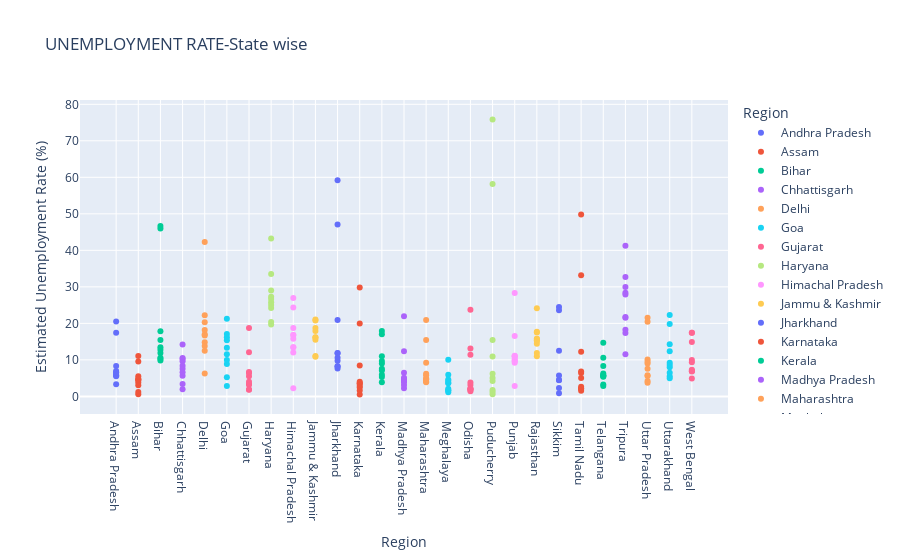

The notebook cell this image was saved under:
### Code cell
splot=px.scatter(df,x='Region',y=' Estimated Unemployment Rate (%)',color='Region',title='UNEMPLOYMENT RATE-State wise',template='plotly')
bplot.update_layout(xaxis={'categoryorder':'total descending'})
splot.show()

### Figure 1 — Plotly figure (JSON) as saved in the notebook; plotly's stock layout.template omitted (floating-point values rounded to 4 significant figures)
{"data": [{"hovertemplate": "Region=%{x}<br> Estimated Unemployment Rate (%)=%{y}<extra></extra>", "legendgroup": "Andhra Pradesh", "marker": {"color": "#636efa", "symbol": "circle"}, "mode": "markers", "name": "Andhra Pradesh", "orientation": "v", "showlegend": true, "type": "scatter", "x": ["Andhra Pradesh", "Andhra Pradesh", "Andhra Pradesh", "Andhra Pradesh", "Andhra Pradesh", "Andhra Pradesh", "Andhra Pradesh", "Andhra Pradesh", "Andhra Pradesh", "Andhra Pradesh"], "xaxis": "x", "y": [5.48, 5.83, 5.79, 20.51, 17.43, 3.31, 8.34, 6.96, 6.4, 6.59], "yaxis": "y"}, {"hovertemplate": "Region=%{x}<br> Estimated Unemployment Rate (%)=%{y}<extra></extra>", "legendgroup": "Assam", "marker": {"color": "#EF553B", "symbol": "circle"}, "mode": "markers", "name": "Assam", "orientation": "v", "showlegend": true, "type": "scatter", "x": ["Assam", "Assam", "Assam", "Assam", "Assam", "Assam", "Assam", "Assam", "Assam", "Assam"], "xaxis": "x", "y": [4.66, 4.41, 4.77, 11.06, 9.55, 0.6, 3.77, 5.53, 1.19, 3.02], "yaxis": "y"}, {"hovertemplate": "Region=%{x}<br> Estimated Unemployment Rate (%)=%{y}<extra></extra>", "legendgroup": "Bihar", "marker": {"color": "#00cc96", "symbol": "circle"}, "mode": "markers", "name": "Bihar", "orientation": "v", "showlegend": true, "type": "scatter", "x": ["Bihar", "Bihar", "Bihar", "Bihar", "Bihar", "Bihar", "Bihar", "Bihar", "Bihar", "Bihar"], "xaxis": "x", "y": [10.61, 10.29, 15.43, 46.64, 45.96, 17.82, 12.79, 13.44, 11.91, 9.82], "yaxis": "y"}, {"hovertemplate": "Region=%{x}<br> Estimated Unemployment Rate (%)=%{y}<extra></extra>", "legendgroup": "Chhattisgarh", "marker": {"color": "#ab63fa", "symbol": "circle"}, "mode": "markers", "name": "Chhattisgarh", "orientation": "v", "showlegend": true, "type": "scatter", "x": ["Chhattisgarh", "Chhattisgarh", "Chhattisgarh", "Chhattisgarh", "Chhattisgarh", "Chhattisgarh", "Chhattisgarh", "Chhattisgarh", "Chhattisgarh", "Chhattisgarh"], "xaxis": "x", "y": [9.65, 8.38, 7.54, 3.41, 10.5, 14.23, 10.27, 5.63, 1.96, 6.62], "yaxis": "y"}, {"hovertemplate": "Region=%{x}<br> Estimated Unemployment Rate (%)=%{y}<extra></extra>", "legendgroup": "Delhi", "marker": {"color": "#FFA15A", "symbol": "circle"}, "mode": "markers", "name": "Delhi", "orientation": "v", "showlegend": true, "type": "scatter", "x": ["Delhi", "Delhi", "Delhi", "Delhi", "Delhi", "Delhi", "Delhi", "Delhi", "Delhi", "Delhi"], "xaxis": "x", "y": [22.23, 14.84, 17.04, 16.68, 42.27, 18.19, 20.3, 13.79, 12.53, 6.27], "yaxis": "y"}, {"hovertemplate": "Region=%{x}<br> Estimated Unemployment Rate (%)=%{y}<extra></extra>", "legendgroup": "Goa", "marker": {"color": "#19d3f3", "symbol": "circle"}, "mode": "markers", "name": "Goa", "orientation": "v", "showlegend": true, "type": "scatter", "x": ["Goa", "Goa", "Goa", "Goa", "Goa", "Goa", "Goa", "Goa", "Goa", "Goa"], "xaxis": "x", "y": [8.89, 2.81, 5.25, 13.31, 21.25, 9.96, 17.07, 16.21, 15.38, 11.54], "yaxis": "y"}, {"hovertemplate": "Region=%{x}<br> Estimated Unemployment Rate (%)=%{y}<extra></extra>", "legendgroup": "Gujarat", "marker": {"color": "#FF6692", "symbol": "circle"}, "mode": "markers", "name": "Gujarat", "orientation": "v", "showlegend": true, "type": "scatter", "x": ["Gujarat", "Gujarat", "Gujarat", "Gujarat", "Gujarat", "Gujarat", "Gujarat", "Gujarat", "Gujarat", "Gujarat"], "xaxis": "x", "y": [5.54, 6.38, 6.66, 18.71, 12.11, 3.2, 1.84, 1.87, 3.42, 4.03], "yaxis": "y"}, {"hovertemplate": "Region=%{x}<br> Estimated Unemployment Rate (%)=%{y}<extra></extra>", "legendgroup": "Haryana", "marker": {"color": "#B6E880", "symbol": "circle"}, "mode": "markers", "name": "Haryana", "orientation": "v", "showlegend": true, "type": "scatter", "x": ["Haryana", "Haryana", "Haryana", "Haryana", "Haryana", "Haryana", "Haryana", "Haryana", "Haryana", "Haryana"], "xaxis": "x", "y": [20.34, 25.77, 25.05, 43.22, 29.02, 26.7, 24.18, 33.5, 19.68, 27.31], "yaxis": "y"}, {"hovertemplate": "Region=%{x}<br> Estimated Unemployment Rate (%)=%{y}<extra></extra>", "legendgroup": "Himachal Pradesh", "marker": {"color": "#FF97FF", "symbol": "circle"}, "mode": "markers", "name": "Himachal Pradesh", "orientation": "v", "showlegend": true, "type": "scatter", "x": ["Himachal Pradesh", "Himachal Pradesh", "Himachal Pradesh", "Himachal Pradesh", "Himachal Pradesh", "Himachal Pradesh", "Himachal Pradesh", "Himachal Pradesh", "Himachal Pradesh", "Himachal Pradesh"], "xaxis": "x", "y": [16.83, 16.84, 18.76, 2.2, 26.95, 13.47, 24.31, 15.79, 12.04, 13.46], "yaxis": "y"}, {"hovertemplate": "Region=%{x}<br> Estimated Unemployment Rate (%)=%{y}<extra></extra>", "legendgroup": "Jammu & Kashmir", "marker": {"color": "#FECB52", "symbol": "circle"}, "mode": "markers", "name": "Jammu & Kashmir", "orientation": "v", "showlegend": true, "type": "scatter", "x": ["Jammu & Kashmir", "Jammu & Kashmir", "Jammu & Kashmir", "Jammu & Kashmir", "Jammu & Kashmir", "Jammu & Kashmir", "Jammu & Kashmir", "Jammu & Kashmir", "Jammu & Kashmir"], "xaxis": "x", "y": [21.08, 20.78, 15.5, 18.74, 17.92, 10.88, 11.09, 16.17, 16.14], "yaxis": "y"}, {"hovertemplate": "Region=%{x}<br> Estimated Unemployment Rate (%)=%{y}<extra></extra>", "legendgroup": "Jharkhand", "marker": {"color": "#636efa", "symbol": "circle"}, "mode": "markers", "name": "Jharkhand", "orientation": "v", "showlegend": true, "type": "scatter", "x": ["Jharkhand", "Jharkhand", "Jharkhand", "Jharkhand", "Jharkhand", "Jharkhand", "Jharkhand", "Jharkhand", "Jharkhand", "Jharkhand"], "xaxis": "x", "y": [10.61, 11.85, 8.23, 47.09, 59.23, 20.95, 7.63, 9.76, 8.24, 11.8], "yaxis": "y"}, {"hovertemplate": "Region=%{x}<br> Estimated Unemployment Rate (%)=%{y}<extra></extra>", "legendgroup": "Karnataka", "marker": {"color": "#EF553B", "symbol": "circle"}, "mode": "markers", "name": "Karnataka", "orientation": "v", "showlegend": true, "type": "scatter", "x": ["Karnataka", "Karnataka", "Karnataka", "Karnataka", "Karnataka", "Karnataka", "Karnataka", "Karnataka", "Karnataka", "Karnataka"], "xaxis": "x", "y": [2.86, 3.61, 3.46, 29.84, 19.97, 8.44, 4.01, 0.5, 2.41, 1.58], "yaxis": "y"}, {"hovertemplate": "Region=%{x}<br> Estimated Unemployment Rate (%)=%{y}<extra></extra>", "legendgroup": "Kerala", "marker": {"color": "#00cc96", "symbol": "circle"}, "mode": "markers", "name": "Kerala", "orientation": "v", "showlegend": true, "type": "scatter", "x": ["Kerala", "Kerala", "Kerala", "Kerala", "Kerala", "Kerala", "Kerala", "Kerala", "Kerala", "Kerala"], "xaxis": "x", "y": [5.31, 7.6, 8.99, 16.99, 17.88, 9.71, 7.09, 10.98, 5.91, 3.88], "yaxis": "y"}, {"hovertemplate": "Region=%{x}<br> Estimated Unemployment Rate (%)=%{y}<extra></extra>", "legendgroup": "Madhya Pradesh", "marker": {"color": "#ab63fa", "symbol": "circle"}, "mode": "markers", "name": "Madhya Pradesh", "orientation": "v", "showlegend": true, "type": "scatter", "x": ["Madhya Pradesh", "Madhya Pradesh", "Madhya Pradesh", "Madhya Pradesh", "Madhya Pradesh", "Madhya Pradesh", "Madhya Pradesh", "Madhya Pradesh", "Madhya Pradesh", "Madhya Pradesh"], "xaxis": "x", "y": [4.11, 4.57, 2.22, 12.36, 21.98, 6.48, 5.08, 4.7, 3.91, 3.13], "yaxis": "y"}, {"hovertemplate": "Region=%{x}<br> Estimated Unemployment Rate (%)=%{y}<extra></extra>", "legendgroup": "Maharashtra", "marker": {"color": "#FFA15A", "symbol": "circle"}, "mode": "markers", "name": "Maharashtra", "orientation": "v", "showlegend": true, "type": "scatter", "x": ["Maharashtra", "Maharashtra", "Maharashtra", "Maharashtra", "Maharashtra", "Maharashtra", "Maharashtra", "Maharashtra", "Maharashtra", "Maharashtra"], "xaxis": "x", "y": [4.95, 4.69, 5.79, 20.9, 15.46, 9.23, 3.89, 6.23, 4.55, 4.1], "yaxis": "y"}, {"hovertemplate": "Region=%{x}<br> Estimated Unemployment Rate (%)=%{y}<extra></extra>", "legendgroup": "Meghalaya", "marker": {"color": "#19d3f3", "symbol": "circle"}, "mode": "markers", "name": "Meghalaya", "orientation": "v", "showlegend": true, "type": "scatter", "x": ["Meghalaya", "Meghalaya", "Meghalaya", "Meghalaya", "Meghalaya", "Meghalaya", "Meghalaya", "Meghalaya", "Meghalaya", "Meghalaya"], "xaxis": "x", "y": [1.66, 3.59, 1.58, 10.03, 5.92, 1.15, 2.1, 3.74, 4.29, 4.6], "yaxis": "y"}, {"hovertemplate": "Region=%{x}<br> Estimated Unemployment Rate (%)=%{y}<extra></extra>", "legendgroup": "Odisha", "marker": {"color": "#FF6692", "symbol": "circle"}, "mode": "markers", "name": "Odisha", "orientation": "v", "showlegend": true, "type": "scatter", "x": ["Odisha", "Odisha", "Odisha", "Odisha", "Odisha", "Odisha", "Odisha", "Odisha", "Odisha", "Odisha"], "xaxis": "x", "y": [1.9, 3.12, 13.08, 23.76, 11.41, 3.77, 1.88, 1.42, 2.1, 2.18], "yaxis": "y"}, {"hovertemplate": "Region=%{x}<br> Estimated Unemployment Rate (%)=%{y}<extra></extra>", "legendgroup": "Puducherry", "marker": {"color": "#B6E880", "symbol": "circle"}, "mode": "markers", "name": "Puducherry", "orientation": "v", "showlegend": true, "type": "scatter", "x": ["Puducherry", "Puducherry", "Puducherry", "Puducherry", "Puducherry", "Puducherry", "Puducherry", "Puducherry", "Puducherry", "Puducherry"], "xaxis": "x", "y": [0.58, 1.76, 1.2, 75.85, 58.19, 4.24, 15.47, 5.05, 10.9, 6.18], "yaxis": "y"}, {"hovertemplate": "Region=%{x}<br> Estimated Unemployment Rate (%)=%{y}<extra></extra>", "legendgroup": "Punjab", "marker": {"color": "#FF97FF", "symbol": "circle"}, "mode": "markers", "name": "Punjab", "orientation": "v", "showlegend": true, "type": "scatter", "x": ["Punjab", "Punjab", "Punjab", "Punjab", "Punjab", "Punjab", "Punjab", "Punjab", "Punjab", "Punjab"], "xaxis": "x", "y": [11.11, 10.97, 10.32, 2.86, 28.33, 16.55, 9.19, 10.99, 9.61, 9.88], "yaxis": "y"}, {"hovertemplate": "Region=%{x}<br> Estimated Unemployment Rate (%)=%{y}<extra></extra>", "legendgroup": "Rajasthan", "marker": {"color": "#FECB52", "symbol": "circle"}, "mode": "markers", "name": "Rajasthan", "orientation": "v", "showlegend": true, "type": "scatter", "x": ["Rajasthan", "Rajasthan", "Rajasthan", "Rajasthan", "Rajasthan", "Rajasthan", "Rajasthan", "Rajasthan", "Rajasthan", "Rajasthan"], "xaxis": "x", "y": [10.97, 15.16, 11.9, 17.7, 15.74, 14.39, 15.81, 17.51, 15.35, 24.15], "yaxis": "y"}, {"hovertemplate": "Region=%{x}<br> Estimated Unemployment Rate (%)=%{y}<extra></extra>", "legendgroup": "Sikkim", "marker": {"color": "#636efa", "symbol": "circle"}, "mode": "markers", "name": "Sikkim", "orientation": "v", "showlegend": true, "type": "scatter", "x": ["Sikkim", "Sikkim", "Sikkim", "Sikkim", "Sikkim", "Sikkim", "Sikkim", "Sikkim"], "xaxis": "x", "y": [23.57, 2.28, 24.51, 4.46, 4.45, 12.49, 5.7, 0.88], "yaxis": "y"}, {"hovertemplate": "Region=%{x}<br> Estimated Unemployment Rate (%)=%{y}<extra></extra>", "legendgroup": "Tamil Nadu", "marker": {"color": "#EF553B", "symbol": "circle"}, "mode": "markers", "name": "Tamil Nadu", "orientation": "v", "showlegend": true, "type": "scatter", "x": ["Tamil Nadu", "Tamil Nadu", "Tamil Nadu", "Tamil Nadu", "Tamil Nadu", "Tamil Nadu", "Tamil Nadu", "Tamil Nadu", "Tamil Nadu", "Tamil Nadu"], "xaxis": "x", "y": [1.57, 2.09, 6.4, 49.83, 33.16, 12.2, 6.81, 2.65, 5, 2.16], "yaxis": "y"}, {"hovertemplate": "Region=%{x}<br> Estimated Unemployment Rate (%)=%{y}<extra></extra>", "legendgroup": "Telangana", "marker": {"color": "#00cc96", "symbol": "circle"}, "mode": "markers", "name": "Telangana", "orientation": "v", "showlegend": true, "type": "scatter", "x": ["Telangana", "Telangana", "Telangana", "Telangana", "Telangana", "Telangana", "Telangana", "Telangana", "Telangana", "Telangana"], "xaxis": "x", "y": [5.49, 8.29, 5.77, 6.25, 14.7, 10.55, 5.36, 5.79, 3.27, 2.86], "yaxis": "y"}, {"hovertemplate": "Region=%{x}<br> Estimated Unemployment Rate (%)=%{y}<extra></extra>", "legendgroup": "Tripura", "marker": {"color": "#ab63fa", "symbol": "circle"}, "mode": "markers", "name": "Tripura", "orientation": "v", "showlegend": true, "type": "scatter", "x": ["Tripura", "Tripura", "Tripura", "Tripura", "Tripura", "Tripura", "Tripura", "Tripura", "Tripura", "Tripura"], "xaxis": "x", "y": [32.67, 28.4, 29.95, 41.23, 21.51, 21.71, 18.24, 27.92, 17.35, 11.57], "yaxis": "y"}, {"hovertemplate": "Region=%{x}<br> Estimated Unemployment Rate (%)=%{y}<extra></extra>", "legendgroup": "Uttar Pradesh", "marker": {"color": "#FFA15A", "symbol": "circle"}, "mode": "markers", "name": "Uttar Pradesh", "orientation": "v", "showlegend": true, "type": "scatter", "x": ["Uttar Pradesh", "Uttar Pradesh", "Uttar Pradesh", "Uttar Pradesh", "Uttar Pradesh", "Uttar Pradesh", "Uttar Pradesh", "Uttar Pradesh", "Uttar Pradesh", "Uttar Pradesh"], "xaxis": "x", "y": [7.58, 8.98, 10.11, 21.54, 20.41, 9.47, 5.56, 5.79, 4.18, 3.75], "yaxis": "y"}, {"hovertemplate": "Region=%{x}<br> Estimated Unemployment Rate (%)=%{y}<extra></extra>", "legendgroup": "Uttarakhand", "marker": {"color": "#19d3f3", "symbol": "circle"}, "mode": "markers", "name": "Uttarakhand", "orientation": "v", "showlegend": true, "type": "scatter", "x": ["Uttarakhand", "Uttarakhand", "Uttarakhand", "Uttarakhand", "Uttarakhand", "Uttarakhand", "Uttarakhand", "Uttarakhand", "Uttarakhand", "Uttarakhand"], "xaxis": "x", "y": [5.49, 4.99, 19.85, 6.48, 8.01, 8.61, 12.38, 14.26, 22.26, 9.23], "yaxis": "y"}, {"hovertemplate": "Region=%{x}<br> Estimated Unemployment Rate (%)=%{y}<extra></extra>", "legendgroup": "West Bengal", "marker": {"color": "#FF6692", "symbol": "circle"}, "mode": "markers", "name": "West Bengal", "orientation": "v", "showlegend": true, "type": "scatter", "x": ["West Bengal", "West Bengal", "West Bengal", "West Bengal", "West Bengal", "West Bengal", "West Bengal", "West Bengal", "West Bengal", "West Bengal"], "xaxis": "x", "y": [6.94, 4.92, 6.92, 17.41, 17.41, 7.29, 6.83, 14.87, 9.35, 9.98], "yaxis": "y"}], "layout": {"legend": {"title": {"text": "Region"}, "tracegroupgap": 0}, "title": {"text": "UNEMPLOYMENT RATE-State wise"}, "xaxis": {"anchor": "y", "categoryarray": ["Andhra Pradesh", "Assam", "Bihar", "Chhattisgarh", "Delhi", "Goa", "Gujarat", "Haryana", "Himachal Pradesh", "Jammu & Kashmir", "Jharkhand", "Karnataka", "Kerala", "Madhya Pradesh", "Maharashtra", "Meghalaya", "Odisha", "Puducherry", "Punjab", "Rajasthan", "Sikkim", "Tamil Nadu", "Telangana", "Tripura", "Uttar Pradesh", "Uttarakhand", "West Bengal"], "categoryorder": "array", "domain": [0, 1], "title": {"text": "Region"}}, "yaxis": {"anchor": "x", "domain": [0, 1], "title": {"text": " Estimated Unemployment Rate (%)"}}}}
